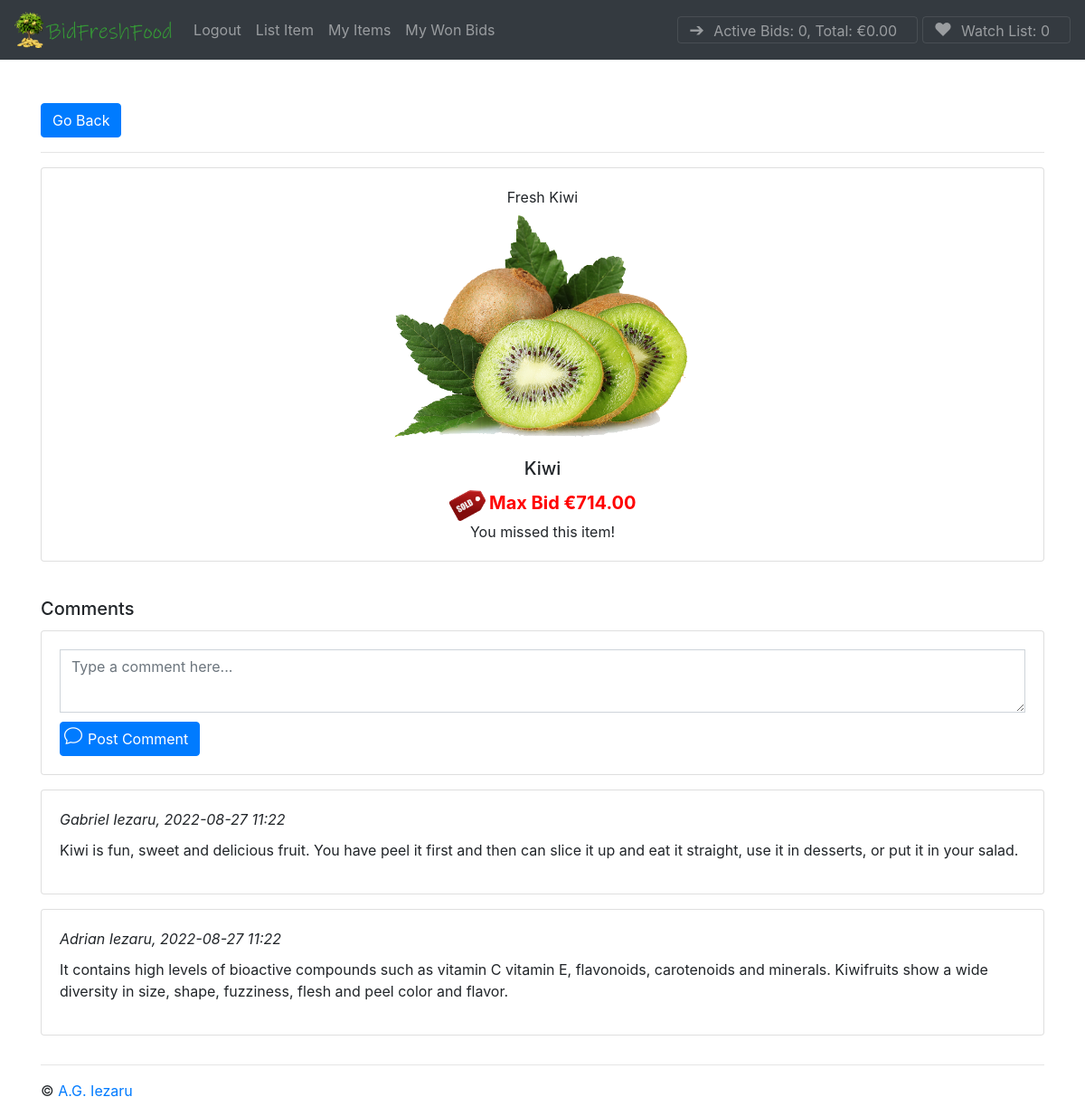
The page /view-bid/?item_id=3 (signed in) on the database its author committed.
### tables this page shows
CREATE TABLE "auctions_listing" ("id" integer NOT NULL PRIMARY KEY AUTOINCREMENT, "datetime" datetime NOT NULL, "title" varchar(64) NOT NULL, "description" varchar(256) NOT NULL, "currentBidValue" decimal NOT NULL, "imageURL" varchar(256) NOT NULL, "isOpen" bool NOT NULL, "user_id" integer NOT NULL REFERENCES "auctions_user" ("id") DEFERRABLE INITIALLY DEFERRED, "winner_id" integer NOT NULL REFERENCES "auctions_user" ("id") DEFERRABLE INITIALLY DEFERRED);

CREATE TABLE "auctions_comment" ("id" integer NOT NULL PRIMARY KEY AUTOINCREMENT, "datetime" datetime NOT NULL, "content" varchar(256) NOT NULL, "listing_id" integer NOT NULL REFERENCES "auctions_listing" ("id") DEFERRABLE INITIALLY DEFERRED, "user_id" integer NOT NULL REFERENCES "auctions_user" ("id") DEFERRABLE INITIALLY DEFERRED);

### bidfreshfood.py (the view, shortened to what this page needs)
@app.route("/view-bid/")
def selectItem():
    item_id = int(request.args.get("item_id"))
    item = db.execute(
        "SELECT * FROM auctions_listing where id = :item_id", item_id=item_id
    )
    comments = db.execute(
        "SELECT * FROM auctions_comment where listing_id = :item_id", item_id=item_id
    )
    commentsLen = len(comments)
    users = db.execute("SELECT id,first_name,last_name FROM auctions_user")
    userlist = {}
    for user in users:
        userlist[user["id"]] = [user["first_name"], user["last_name"]]
    if session:
        auctions = db.execute("SELECT * FROM auctions_listing")
        watchList = db.execute(
            "SELECT * FROM auctions_listing_watchListUsers where user_id = :user_id",
            user_id=session["uid"],
        )
        watchListLen = len(watchList)
        activeBids = {}
        bidsSum = 0
        user_bids_sum = 0
        bidMoney = {}
        listings = db.execute(
            "SELECT id, listing_id, value FROM auctions_bid WHERE user_id = :userid",
            userid=session["uid"],
        )
        for listing in listings:
            activeBids[listing["listing_id"]] = [listing["value"], listing["id"]]
            bidMoney[listing["listing_id"]] = listing["value"]
        for bid in bidMoney:
            bidsSum += bidMoney[bid]
        bidsLen = len(bidMoney)
        return render_template(
            "view-bid.html",
            activeBids=activeBids,
            user_bids_sum=user_bids_sum,
            session=session,
            userlist=userlist,
            watchList=watchList,
            watchListLen=watchListLen,
            bidsSum=bidsSum,
            items=item,
            bidsLen=bidsLen,
            auctions=auctions,
            comments=comments,
            commentsLen=commentsLen,
        )

### templates/view-bid.html (shortened to what this page needs)
{% extends "base.html" %}
{% block body %}
      <div class="row mainBids" id="bidCard">
      {% for auction in items %}
          <div class="col-sm">
			  <a href="/" stlye="hBack"><button class="btn btn-primary" type="button">Go Back</button></a><hr>
              <div class="card text-center">
                  <div class="card-body">
					<span>{{ auction['description'] }}</span><br>
                      <img src="{{auction["imageURL"]}}" class="bid-big" alt="" />
                      <h5 class="card-title">{{auction["title"]}}</h5>
                      {% if auction["isOpen"] == 1 %}
						<h5 class="card-text price">{{ '{:,.2f}'.format(auction["currentBidValue"]) }}</h4>
                      {% else %}
                        <img src="/static/img/sale-icon.png" width="40px" />
                        <h5 class="card-text price" style="color:red; display:inline">{{ '{:,.2f}'.format(auction["currentBidValue"]) }}</h4>
                      {% endif %}
					  {% if session and auction["isOpen"] == 1 %}
                      <div class="stepper-input">
                          <span class="decrement target noselect">-</span>
                          <input class="quantity" name="quantity" min='{{ auction["currentBidValue"]+1 }}&#x20AC;' value='{{ auction["currentBidValue"]+1 }}&#x20AC;' />
                          <span class="increment target noselect">+</span>
                      </div>
                      <input type="hidden" name="id" value="{{auction["id"]}}" />
					  <form class="placeBidButton" action="/placebid/" methods="POST">
							<input type="hidden" name="sendBid" value='{{ auction["currentBidValue"]+1 }}' />
							<input type="hidden" name="listingId" value="{{auction["id"]}}" />
                            <button type="submit" class="btn btn-primary addToCart" id="placeBid">&#x2794; Place Bid</button>
					  </form>
					  <form class="watchButton" action="/watch/" methods="POST">
							<input type="hidden" name="listingId" value="{{auction["id"]}}" />
							<div class="inner-addon left-addon">
								<span class="watch-icon">&#9825;</span>
								<input type="submit" class="btn btn-primary addToCart watch" value="Watch" />
							</div>
					  </form>
					  {% else %}
						{% if session  %}
							<br><span> You missed this item!</span>
						{% endif %}
					  {% endif %}
                  </div>
              </div>
          </div>
      {% endfor %}
      </div>
	  <br><h5 class="card-title">Comments</h5>
	  {% if session %}
	  <div class="row mainBids" style="padding-top:0; border:0; text-align:left" id="bidCard">
			  <div class="col-sm">
				  <div class="card">
					  <div class="card-body">
						<form class="comment-section " action="/add-comment/" methods="POST">
							<textarea type="text" name="message" class="comment-area form-control rounded-0" placeholder="Type a comment here..." id="message"></textarea>
							<div class="inner-addon left-addon main-send">
									<span class="watch-icon send-icon"></span>
									<input type="submit" class="btn btn-primary addToCart" value="Post Comment" />
								</div>
						</form>
					  </div>
				  </div>
			  </div>
		  </div>
	  {% endif %}
	  {% if commentsLen > 0 %}
		  {% for comment in comments %}
		  <div class="row mainBids" style="padding-top:0; border:0; text-align:left" id="bidCard">
			  <div class="col-sm">
				  <div class="card">
					  <div class="card-body">
					    <i>{{ userlist[comment['user_id']] | join(" ") }}, {{ comment['datetime'] }}</i>
						<p class="comment">{{ comment['content'] }}</p>
					  </div>
				  </div>
			  </div>
		  </div>
		  {% endfor %}
	  {% endif %}
    </div>
  </main>
{% endblock %}

### static/css/custom.css (style rules this page uses)
.card { margin-bottom: 1em; }
.price { color: seagreen; font-weight: bold; }
.comment-area { width: 100%; height: 70px; resize:vertical; }
.mainBids { padding-top: 40px; }
.inner-addon { position: relative; }
.send-icon { padding-left: 5px!important; font-size:20px!important; }
.inner-addon .watch-icon { position: absolute; padding-left: 7px; pointer-events: none; color:white; font-size:25px; }
.main-send { padding-top: 10px; }
.left-addon .watch-icon { left: 0px; }
.left-addon input { padding-left: 30px; }
.comment { padding-top: 10px; }
.price:before { content: 'Max Bid €'; }
.bid-big { margin-bottom: 10px; width: 400px; height:266px; }

### rows shown on the page
auctions_listing: description "Fresh Kiwi", imageURL (picture), title "Kiwi", isOpen False (drawn), currentBidValue "714.00"
auctions_comment: userlist "Gabriel Iezaru", datetime "2022-08-27 11:22", content "Kiwi is fun, sweet and delicious fruit. You have peel it first and then can slice it up and eat it straight, use it in desserts, or put it in your salad."
auctions_comment: userlist "Adrian Iezaru", datetime "2022-08-27 11:22", content "It contains high levels of bioactive compounds such as vitamin C vitamin E, flavonoids, carotenoids and minerals. Kiwifruits show a wide diversity in size, shape, fuzziness, flesh and peel color and flavor."

### other values the page prints
{{ bidsLen }} "0"
{{ '{:,.2f}'.format(bidsSum) }} "0.00"
{{ watchListLen }} "0"
